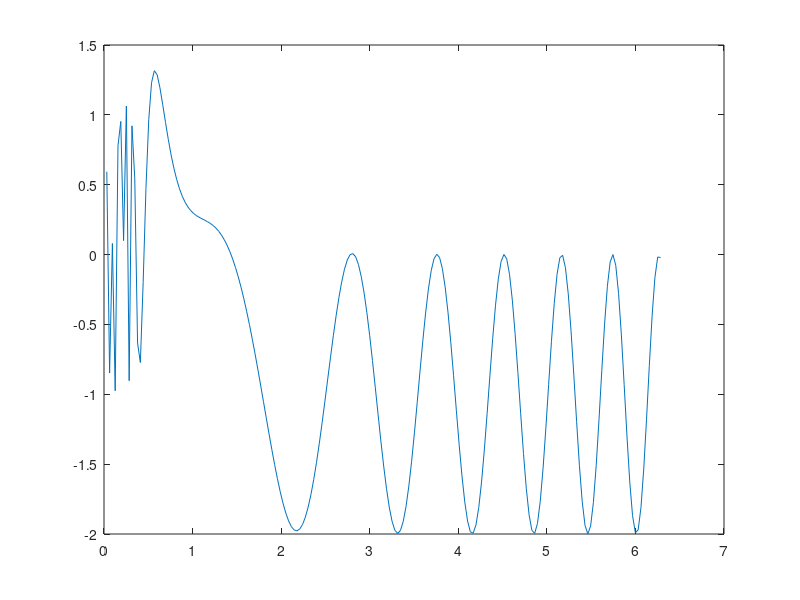
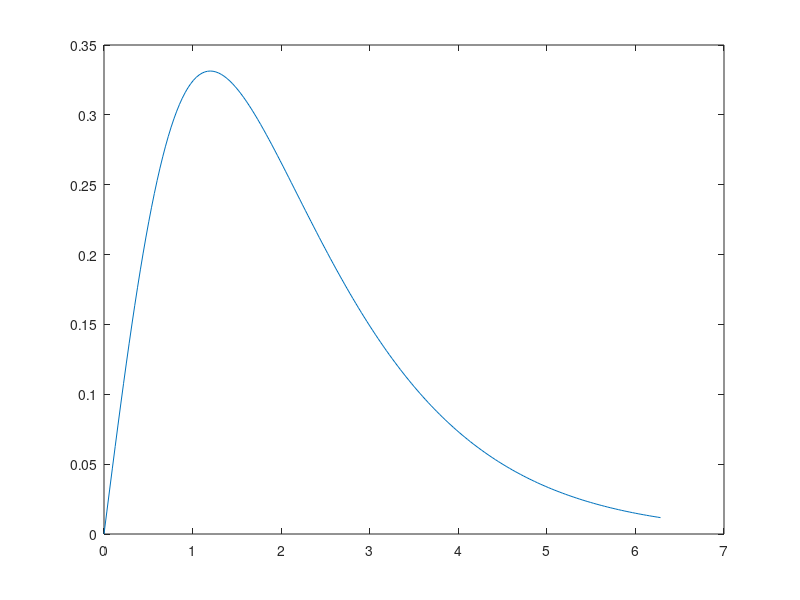
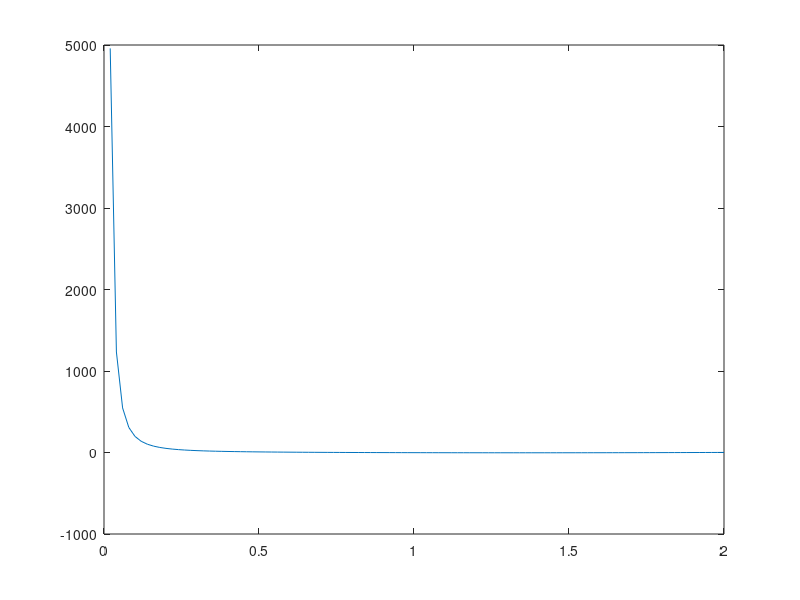
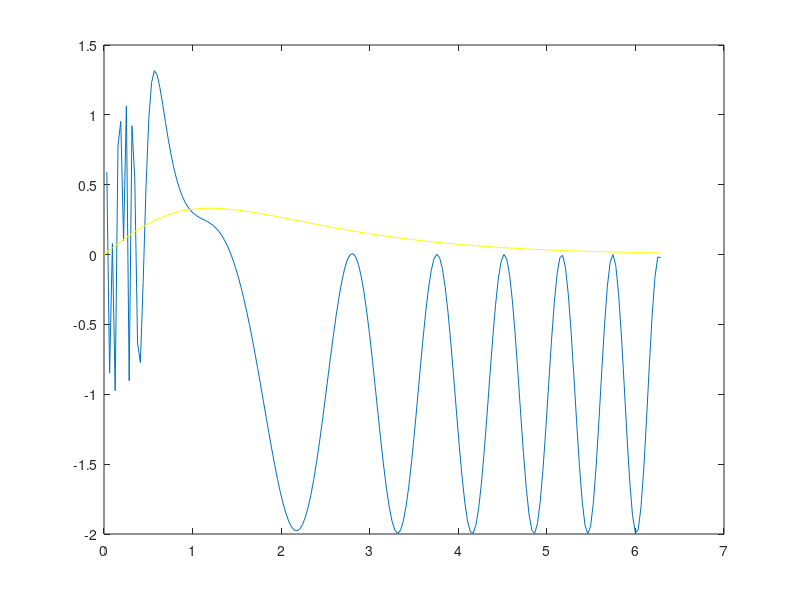

MATLAB code to generate these figures, in order:

% a1
x=linspace(0,2*pi,200);
y=sin(x.^2) - cos(1./x.^2);
plot(x,y);
grid off

%% a2
figure(2);
x2=linspace(0,2*pi,200);
y2=x2./(exp(x2)+exp(-x2));
plot(x2,y2);
grid off


%% a3
figure(3);
x3=linspace(0.02 ,2,100);
y3=x3.^3+5*x3.^2-18*x3+9-1./x3+2./(x3.^2);
plot(x3,y3) 
grid off
%% b
%here we are using two figures in a plot using hold on.
figure(4);
plot(x,y);
hold on;
plot(x2,y2,'y')
grid off

% here we are using two figures in one plot.
figure(5);
plot(x,y,x2,y2,'g')
grid off

%% c
figure(6)
subplot(3,1,1)
fplot(@(x)sin(x.^2)-cos(1./x.^2),[-2*pi , 2*pi],'r')
title('sin(x^2)-cos(1/x^2)')
subplot(3,1,2)
fplot(@(x)x./(exp(x)+exp(-x)),[-2*pi , 2*pi],'y')
title('x/(exp(x) + exp(-x))')
subplot(3,1,3)
fplot(@(x)x.^3+5*x.^2-18*x+9-1./x+2./(x.^2),[-2*pi , 2*pi],'g')
title('x^3+5x^2-18x+9-1/(x+2/x^2)')
%% d
%The default domain of ezplot is [-2pi,2pi].
figure(7);
subplot(3,1,1);
ezplot('sin(x^2)-cos(1/x^2)')

subplot(3,1,2);
ezplot('x/(exp(x)+exp(-x))')

subplot(3,1,3);
ezplot('x^3+5*x^2-18*x+9-1/x+2/(x^2)')


